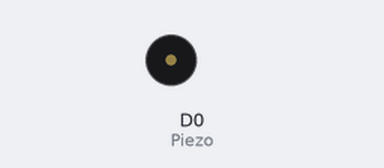
The sketch below on a simulated ESP8266 (NodeMCU). Shown: buzzer (waves = sounding).

Above: at 0.9 s.
Timing chart, 0 to 2.4 s (numbered marks = the images above):
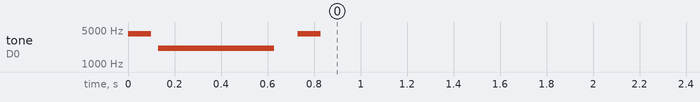

Measured:
- by itself, tone on D0 (Piezo): plays 4186 Hz for 0.10 s, 2093 Hz for 0.50 s, 4186 Hz for 0.10 s

The sketch:

PiezoTest.ino
```cpp
/*
  Piezo Test
  Claus Kuehnel 2017-12-19 info@ckuehnel.ch

  Tested w/ NodeMCU
*/
#include "pitches.h"

unsigned int freq;
unsigned long duration;
const int Piezo = D0;

void setup()
{
  duration = 100;     // ms
  tone(Piezo, NOTE_C8, duration);
  delay(1.3*duration);   //delay starts same time as tone before
  tone(Piezo, NOTE_C7, 5*duration);
  delay(6*duration);
  tone(Piezo, NOTE_C8, duration);
}

void loop()
{
  // put your main code here, to run repeatedly:

}
```

pitches.h
```cpp
/*************************************************
 * Public Constants
 * originally written by Brett Hagman
 *************************************************/

#define NOTE_B0  31
#define NOTE_C1  33
#define NOTE_CS1 35
#define NOTE_D1  37
#define NOTE_DS1 39
#define NOTE_E1  41
#define NOTE_F1  44
#define NOTE_FS1 46
#define NOTE_G1  49
#define NOTE_GS1 52
#define NOTE_A1  55
#define NOTE_AS1 58
#define NOTE_B1  62
#define NOTE_C2  65
#define NOTE_CS2 69
#define NOTE_D2  73
#define NOTE_DS2 78
#define NOTE_E2  82
#define NOTE_F2  87
#define NOTE_FS2 93
#define NOTE_G2  98
#define NOTE_GS2 104
#define NOTE_A2  110
#define NOTE_AS2 117
#define NOTE_B2  123
#define NOTE_C3  131
#define NOTE_CS3 139
#define NOTE_D3  147
#define NOTE_DS3 156
#define NOTE_E3  165
#define NOTE_F3  175
#define NOTE_FS3 185
#define NOTE_G3  196
#define NOTE_GS3 208
#define NOTE_A3  220
#define NOTE_AS3 233
#define NOTE_B3  247
#define NOTE_C4  262
#define NOTE_CS4 277
#define NOTE_D4  294
#define NOTE_DS4 311
#define NOTE_E4  330
#define NOTE_F4  349
#define NOTE_FS4 370
#define NOTE_G4  392
#define NOTE_GS4 415
#define NOTE_A4  440
#define NOTE_AS4 466
#define NOTE_B4  494
#define NOTE_C5  523
#define NOTE_CS5 554
#define NOTE_D5  587
#define NOTE_DS5 622
#define NOTE_E5  659
#define NOTE_F5  698
#define NOTE_FS5 740
#define NOTE_G5  784
#define NOTE_GS5 831
#define NOTE_A5  880
#define NOTE_AS5 932
#define NOTE_B5  988
#define NOTE_C6  1047
#define NOTE_CS6 1109
#define NOTE_D6  1175
#define NOTE_DS6 1245
#define NOTE_E6  1319
#define NOTE_F6  1397
#define NOTE_FS6 1480
#define NOTE_G6  1568
#define NOTE_GS6 1661
#define NOTE_A6  1760
#define NOTE_AS6 1865
#define NOTE_B6  1976
#define NOTE_C7  2093
#define NOTE_CS7 2217
#define NOTE_D7  2349
#define NOTE_DS7 2489
#define NOTE_E7  2637
#define NOTE_F7  2794
#define NOTE_FS7 2960
#define NOTE_G7  3136
#define NOTE_GS7 3322
#define NOTE_A7  3520
#define NOTE_AS7 3729
#define NOTE_B7  3951
#define NOTE_C8  4186
#define NOTE_CS8 4435
#define NOTE_D8  4699
#define NOTE_DS8 4978
#define REST    25000 // nothing to hear
```
